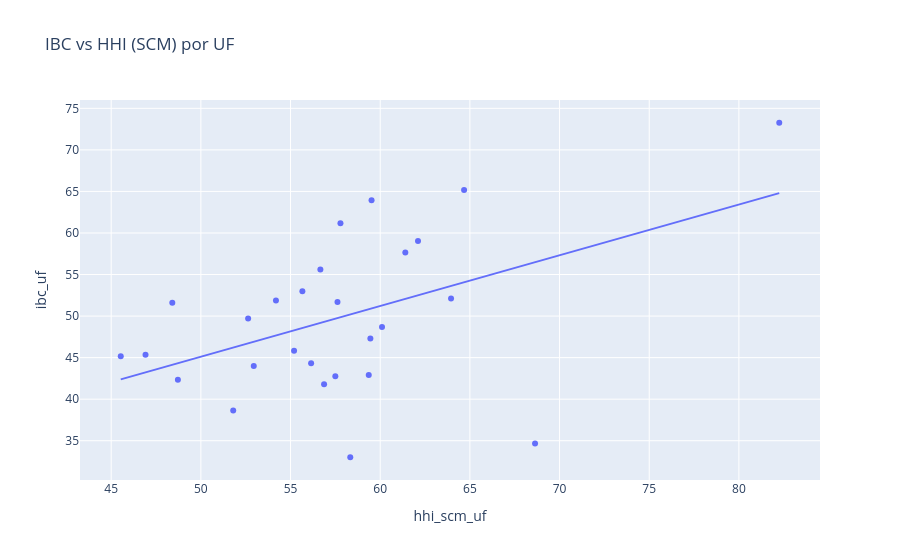
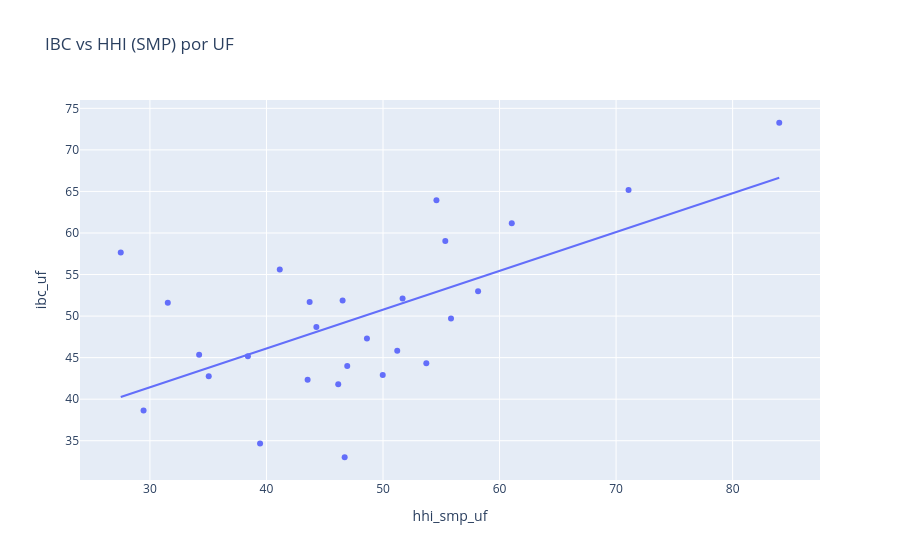

The notebook cell saved with these charts, in order:
### Code cell
#HHI alto → IBC baixo (teste por UF)
# Agregar HHI (SCM e SMP) e IBC por UF:
need = {'sigla_uf','ibc','hhi_scm','hhi_smp'}
if need.issubset(df.columns):
    uf = (df.groupby('sigla_uf', as_index=False)
            .agg(ibc_uf=('ibc','mean'),
                 hhi_scm_uf=('hhi_scm','mean'),
                 hhi_smp_uf=('hhi_smp','mean')))

    corr_scm = uf['ibc_uf'].corr(uf['hhi_scm_uf'])
    corr_smp = uf['ibc_uf'].corr(uf['hhi_smp_uf'])
    print(f"Correlação IBC (UF) x HHI_SCM: {corr_scm:.2f} | IBC x HHI_SMP: {corr_smp:.2f}")

    # Visual: scatter com tendência
    import plotly.express as px
    fig1 = px.scatter(uf, x='hhi_scm_uf', y='ibc_uf', trendline='ols', title='IBC vs HHI (SCM) por UF')
    fig2 = px.scatter(uf, x='hhi_smp_uf', y='ibc_uf', trendline='ols', title='IBC vs HHI (SMP) por UF')
    fig1.show(); fig2.show()

### Figure 1 — Plotly figure (JSON) as saved in the notebook; plotly's stock layout.template omitted (floating-point values rounded to 4 significant figures)
{"data": [{"hovertemplate": "hhi_scm_uf=%{x}<br>ibc_uf=%{y}<extra></extra>", "legendgroup": "", "marker": {"color": "#636efa", "symbol": "circle"}, "mode": "markers", "name": "", "orientation": "v", "showlegend": false, "type": "scatter", "x": [56.15, 59.45, 58.33, 48.72, 52.95, 55.66, 82.25, 61.4, 57.62, 56.87, 54.19, 63.95, 60.1, 59.36, 46.91, 52.64, 51.8, 62.11, 64.68, 45.53, 55.2, 68.63, 56.66, 57.78, 48.41, 59.52, 57.5], "xaxis": "x", "y": [44.32, 47.31, 33.01, 42.34, 43.99, 53.0, 73.27, 57.67, 51.7, 41.81, 51.88, 52.13, 48.69, 42.91, 45.36, 49.71, 38.63, 59.05, 65.18, 45.17, 45.83, 34.65, 55.62, 61.17, 51.61, 63.95, 42.76], "yaxis": "y"}, {"hovertemplate": "<b>OLS trendline</b><br>ibc_uf = 0.610543 * hhi_scm_uf + 14.5815<br>R<sup>2</sup>=0.226241<br><br>hhi_scm_uf=%{x}<br>ibc_uf=%{y} <b>(trend)</b><extra></extra>", "legendgroup": "", "marker": {"color": "#636efa", "symbol": "circle"}, "mode": "lines", "name": "", "showlegend": false, "type": "scatter", "x": [45.53, 46.91, 48.41, 48.72, 51.8, 52.64, 52.95, 54.19, 55.2, 55.66, 56.15, 56.66, 56.87, 57.5, 57.62, 57.78, 58.33, 59.36, 59.45, 59.52, 60.1, 61.4, 62.11, 63.95, 64.68, 68.63, 82.25], "xaxis": "x", "y": [42.38, 43.22, 44.14, 44.33, 46.21, 46.72, 46.91, 47.66, 48.28, 48.56, 48.86, 49.18, 49.3, 49.69, 49.76, 49.86, 50.19, 50.82, 50.88, 50.92, 51.28, 52.07, 52.5, 53.63, 54.07, 56.49, 64.8], "yaxis": "y"}], "layout": {"legend": {"tracegroupgap": 0}, "title": {"text": "IBC vs HHI (SCM) por UF"}, "xaxis": {"anchor": "y", "domain": [0, 1], "title": {"text": "hhi_scm_uf"}}, "yaxis": {"anchor": "x", "domain": [0, 1], "title": {"text": "ibc_uf"}}}}

### Figure 2 — Plotly figure (JSON) as saved in the notebook; plotly's stock layout.template omitted (floating-point values rounded to 4 significant figures)
{"data": [{"hovertemplate": "hhi_smp_uf=%{x}<br>ibc_uf=%{y}<extra></extra>", "legendgroup": "", "marker": {"color": "#636efa", "symbol": "circle"}, "mode": "markers", "name": "", "orientation": "v", "showlegend": false, "type": "scatter", "x": [53.72, 48.62, 46.71, 43.53, 46.93, 58.16, 84.0, 27.5, 43.71, 46.16, 46.53, 51.68, 44.28, 49.98, 34.22, 55.83, 29.45, 55.34, 71.07, 38.41, 51.22, 39.45, 41.14, 61.05, 31.53, 54.59, 35.05], "xaxis": "x", "y": [44.32, 47.31, 33.01, 42.34, 43.99, 53.0, 73.27, 57.67, 51.7, 41.81, 51.88, 52.13, 48.69, 42.91, 45.36, 49.71, 38.63, 59.05, 65.18, 45.17, 45.83, 34.65, 55.62, 61.17, 51.61, 63.95, 42.76], "yaxis": "y"}, {"hovertemplate": "<b>OLS trendline</b><br>ibc_uf = 0.466936 * hhi_smp_uf + 27.4232<br>R<sup>2</sup>=0.376916<br><br>hhi_smp_uf=%{x}<br>ibc_uf=%{y} <b>(trend)</b><extra></extra>", "legendgroup": "", "marker": {"color": "#636efa", "symbol": "circle"}, "mode": "lines", "name": "", "showlegend": false, "type": "scatter", "x": [27.5, 29.45, 31.53, 34.22, 35.05, 38.41, 39.45, 41.14, 43.53, 43.71, 44.28, 46.16, 46.53, 46.71, 46.93, 48.62, 49.98, 51.22, 51.68, 53.72, 54.59, 55.34, 55.83, 58.16, 61.05, 71.07, 84.0], "xaxis": "x", "y": [40.26, 41.18, 42.15, 43.4, 43.79, 45.36, 45.84, 46.63, 47.75, 47.83, 48.1, 48.98, 49.15, 49.23, 49.34, 50.13, 50.76, 51.34, 51.55, 52.51, 52.91, 53.27, 53.49, 54.58, 55.93, 60.61, 66.65], "yaxis": "y"}], "layout": {"legend": {"tracegroupgap": 0}, "title": {"text": "IBC vs HHI (SMP) por UF"}, "xaxis": {"anchor": "y", "domain": [0, 1], "title": {"text": "hhi_smp_uf"}}, "yaxis": {"anchor": "x", "domain": [0, 1], "title": {"text": "ibc_uf"}}}}
